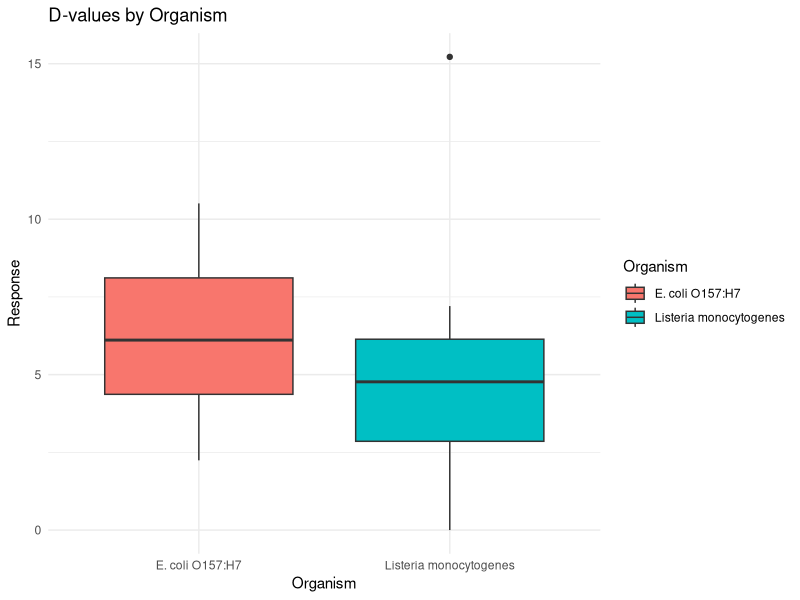
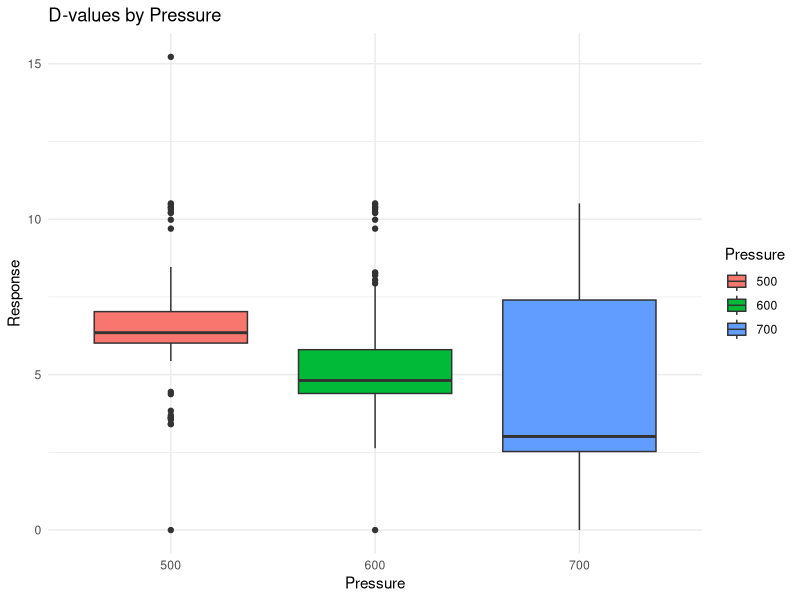
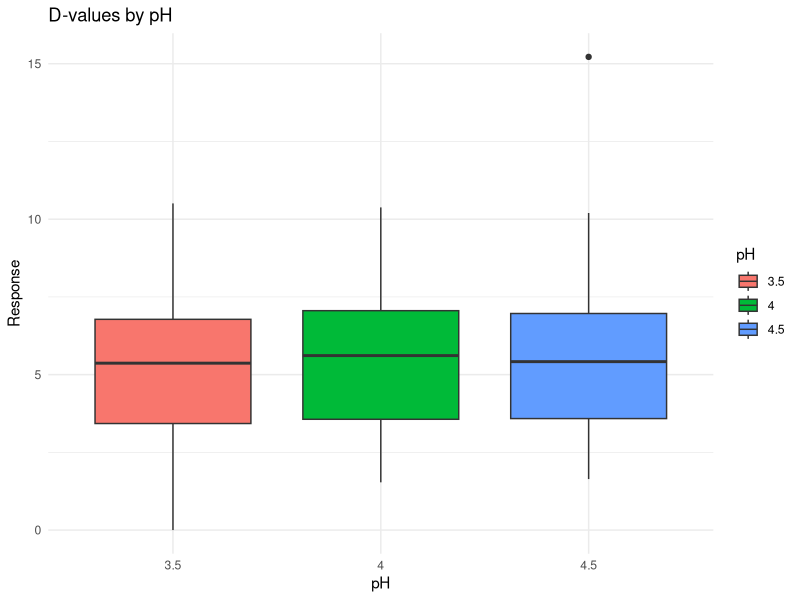
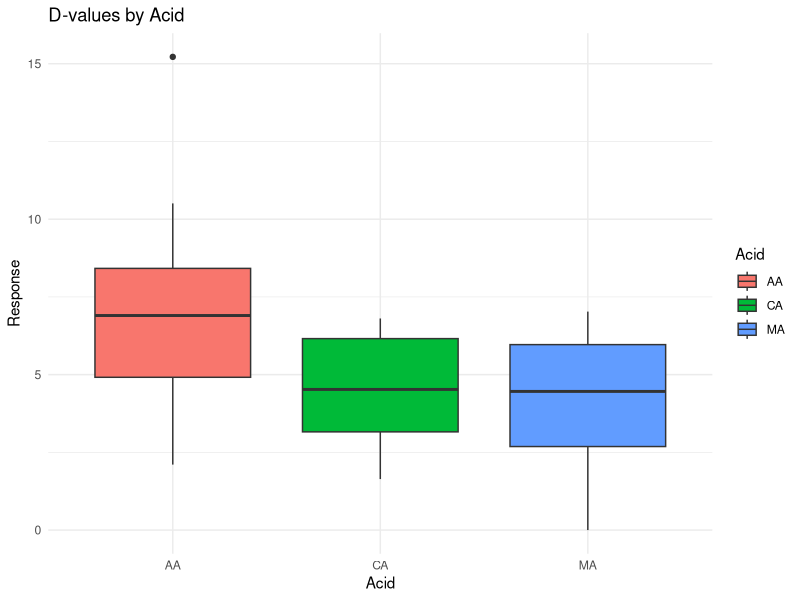
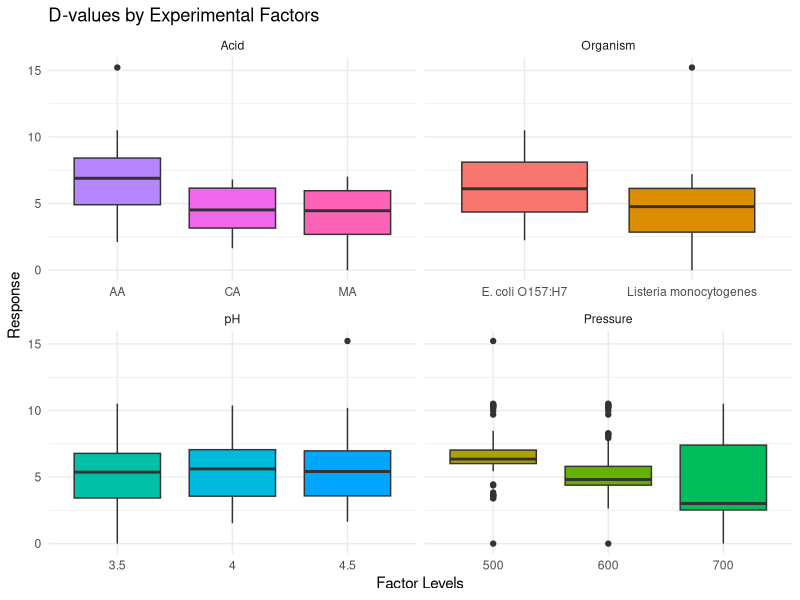
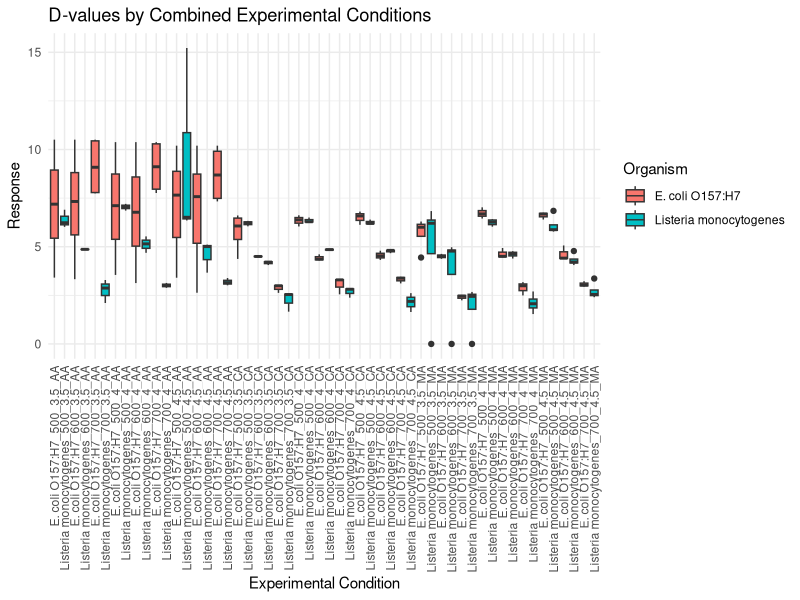
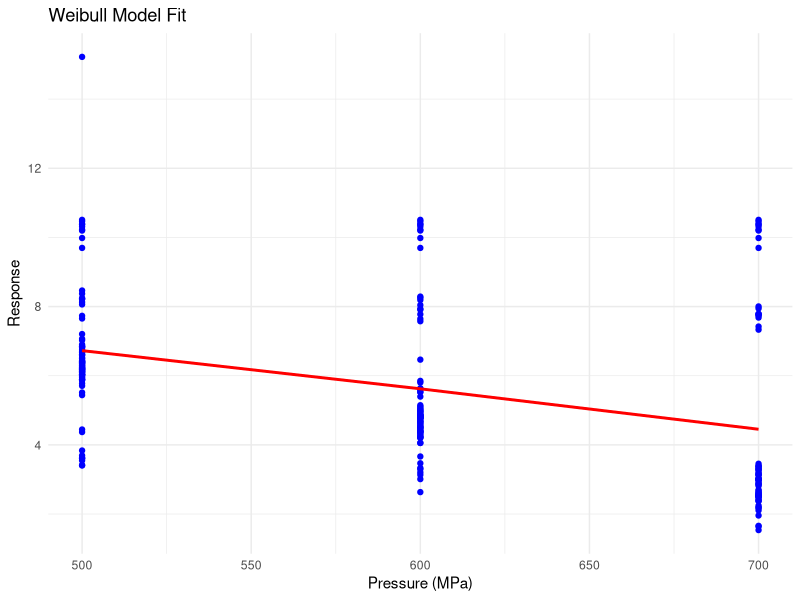

Write R code to recreate these figures, in order. (Note: this script raises an error after producing the figures.)
## ---- chunk 1
install.packages(minpack.lm)
library(minpack.lm)
library(readxl) # for loading data
library(tidyverse)     # For data manipulation and visualization
library(ggplot2)       # For plotting (also in tidyverse)
library(car)           # For ANOVA assumption checks
library(emmeans)       # For estimated marginal means and pairwise comparisons
library(readr)         # For reading in CSV files
library(broom)         # For tidying model outputs
library(ggpubr)        # For  plots
## ---- chunk 2
 hpp_data<- read_excel("../Data/Data_MD.xlsx")

View(hpp_data)
glimpse (hpp_data)
## ---- chunk 3
data <- hpp_data %>%
  
  mutate(
    Organism = factor(Organism),
    Pressure = factor(Pressure),
    pH = factor(pH),
    Acid = factor(Acid),
    Rep = factor(Rep) # Replicates as a factor
  )
# Check for any missing values
sum(is.na(data))

# Preview cleaned data
head(data)
## ---- chunk 4
glimpse(data)
## ---- chunk 5
data %>%
  group_by(Organism, Pressure, pH, Acid) %>%
  summarise(
    mean_D = mean(Response, na.rm = TRUE),
    sd_D = sd(Response, na.rm = TRUE),
    n = n()
  ) %>%
  arrange(desc(mean_D))
## ---- chunk 6
ggplot(data, aes(x = Organism, y = Response, fill = Organism)) +
  geom_boxplot() +
  labs(title = "D-values by Organism") +
  theme_minimal()

# D-values by Pressure

ggplot(data, aes(x = Pressure, y = Response, fill = Pressure)) +
  geom_boxplot() +
  labs(title = "D-values by Pressure") +
  theme_minimal()

# D-values by pH
ggplot(data, aes(x = pH, y = Response, fill = pH)) +
  geom_boxplot() +
  labs(title = "D-values by pH") +
  theme_minimal()

# D-values by Acid
ggplot(data, aes(x = Acid, y = Response, fill = Acid)) +
  geom_boxplot() +
  labs(title = "D-values by Acid") +
  theme_minimal()


## ---- chunk 7
data_long <- data %>%
  pivot_longer(cols = c(Organism, Pressure, pH, Acid),
               names_to = "Factor",
               values_to = "Level")

# Create a faceted boxplot
ggplot(data_long, aes(x = Level, y = Response, fill = Level)) +
  geom_boxplot() +
  facet_wrap(~ Factor, scales = "free_x") +
  labs(title = "D-values by Experimental Factors",
       x = "Factor Levels", y = "Response") +
  theme_minimal() +
  theme(legend.position = "none")
## ---- chunk 8
# Create a combined factor for all conditions
data <- data %>%
  mutate(Combo = interaction(Organism, Pressure, pH, Acid, sep = "_"))

# Plot
ggplot(data, aes(x = Combo, y = Response, fill = Organism)) +
  geom_boxplot() +
  labs(title = "D-values by Combined Experimental Conditions",
       x = "Experimental Condition",
       y = "Response") +
  theme_minimal() +
  theme(axis.text.x = element_text(angle = 90, vjust = 0.5, hjust = 1))

## ---- chunk 9
# Linear model with all main effects
lm_model <- lm(Response ~ Organism + Pressure + pH + Acid, data = data)

lm_model
# Summary of linear model
summary(lm_model)
## ---- chunk 10
data_model <- data %>%
  filter(!is.na(Response), Response > 0) %>%
  # Convert Pressure to numeric
  mutate(
    Pressure_numeric = as.numeric(as.character(Pressure))  
  )
# Fit Weibull inactivation model
weibull_model <- nlsLM(
  Response ~ a * exp(- (Pressure_numeric / b)^c),
  data = data_model,
  start = list(a = 5, b = 600, c = 1.5),  # Try adjusting these if it doesn't converge
  control = nls.control(maxiter = 200, warnOnly = TRUE)
)

summary(weibull_model)


# Add predicted values
data_model$Weibull_fit <- predict(weibull_model)

# Plot observed vs Weibull fit
ggplot(data_model, aes(x = Pressure_numeric, y = Response)) +
  geom_point(color = "blue") +
  geom_line(aes(y = Weibull_fit), color = "red", size = 1) +
  labs(title = "Weibull Model Fit",
       x = "Pressure (MPa)",
       y = "Response") +
  theme_minimal()

## ---- chunk 11
aic_results <- AIC(lm_model, weibull_model)

aic_results
## ---- chunk 12
# Fit the ANOVA model
anova_model <- aov(Response ~ Pressure * Acid * pH * Organism, data = data)

anova_model
## ---- chunk 13

# Main effects EMMs

emm <- emmeans(lm_model, ~ Pressure * Acid * pH )

emm


# Pairwise comparisons using Tukey HSD
pairwise_comparisons <- emmeans(anova_model, pairwise ~ Pressure * Acid *pH, adjust = "tukey")

# Display the pairwise comparisons result
summary(pairwise_comparisons)


## ---- chunk 14
# Estimated marginal means plot for Pressure
model <- aov(Response ~ Pressure * pH * Acid * Organism, data = Data)

emm_all <- bind_rows(
  as.data.frame(emmeans(model, ~ Pressure)) %>% mutate(Factor = "Pressure", Level = as.character(Pressure)),
  as.data.frame(emmeans(model, ~ pH)) %>% mutate(Factor = "pH", Level = as.character(pH)),
  as.data.frame(emmeans(model, ~ Acid)) %>% mutate(Factor = "Acid", Level = as.character(Acid)),
  as.data.frame(emmeans(model, ~ Organism)) %>% mutate(Factor = "Organism", Level = as.character(Organism))
)

ggplot(emm_all, aes(x = Level, y = emmean, fill = Factor)) +
  geom_col(position = position_dodge(width = 0.9), width = 0.6, show.legend = FALSE) +
  geom_errorbar(aes(ymin = lower.CL, ymax = upper.CL), width = 0.2) +
  facet_wrap(~ Factor, scales = "free_x") +
  labs(
    title = "Estimated Marginal Means of D-values",
    x = "Factor Levels",
    y = "Estimated Mean D-value"
  ) +
  theme_minimal(base_size = 13)



## ---- chunk 15


# Weibull model (non-linear)
weibull_model <- nlsLM(
  Response ~ a * exp(- (Pressure / b)^c),
  data = data,
  start = list(a = 3, b = 600, c = 0.5)
)
